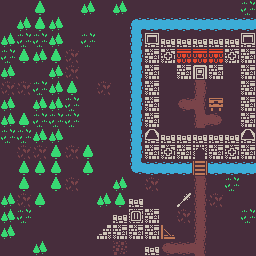

A 2D game scene composited from a Tiled map and its tileset images. What follows is a short description and the map's XML, with every tile layer's data as written:
An orthogonal 16x16 tile map with 16x16 px tiles, 1 tile layer (Tile Layer 1) and 1 object.

<map version="1.10" tiledversion="1.10.2" orientation="orthogonal" renderorder="right-down" width="16" height="16" tilewidth="16" tileheight="16" infinite="0" nextlayerid="5" nextobjectid="4">
 <tileset firstgid="1" source="tileset_colored.tsx" />
 <layer id="2" name="Tile Layer 1" width="16" height="16" offsetx="0.601419" offsety="0.462452">
  <data encoding="csv">
1,1,33,1,1,68,1,68,1,1,1,1,1,1,1,6,
1,68,33,68,1,1,1,1,138,2684354697,2684354697,2684354697,2684354697,2684354697,2684354697,2684354697,
68,6,6,68,1,6,1,1,137,385,355,355,355,355,355,385,
6,33,68,33,2,1,1,1,137,417,387,360,360,360,387,417,
68,1,1,68,2,1,1,1,137,417,1,417,326,417,1,417,
2,2,6,68,33,1,2,1,137,417,1,1,41,1,1,417,
68,1,68,68,6,1,1,1,137,417,1,1610612781,3221225515,227,1,417,
68,33,6,6,6,1,1,1,137,417,1,1,43,2684354605,1,417,
6,6,68,68,1,1,1,1,137,386,355,355,355,355,355,386,
1,2,2,33,2,33,1,1,137,417,387,417,421,417,387,417,
1,33,33,33,1,33,1,1,1610612874,2684354697,2684354697,2684354697,197,2684354697,2684354697,2684354697,
1,33,1,33,2,1,1,68,1,2,1,1,41,1,6,1,
68,2,33,1,1,1,68,33,355,1,1,837,41,2,1,1,
68,6,1,1,1,1,1,355,418,417,1,2,41,1,1,6,
68,1,1,1,1,1,354,417,417,417,369,1,41,1,1,1,
1,1,68,1,1,1,1,3,1,355,1610612781,2684354601,3221225515,1,1,1
</data>
 </layer>
 <objectgroup id="4" name="Слой объектов 1">
  <object id="2" gid="772" x="178" y="191.5" width="16" height="16" />
 </objectgroup>
</map>
